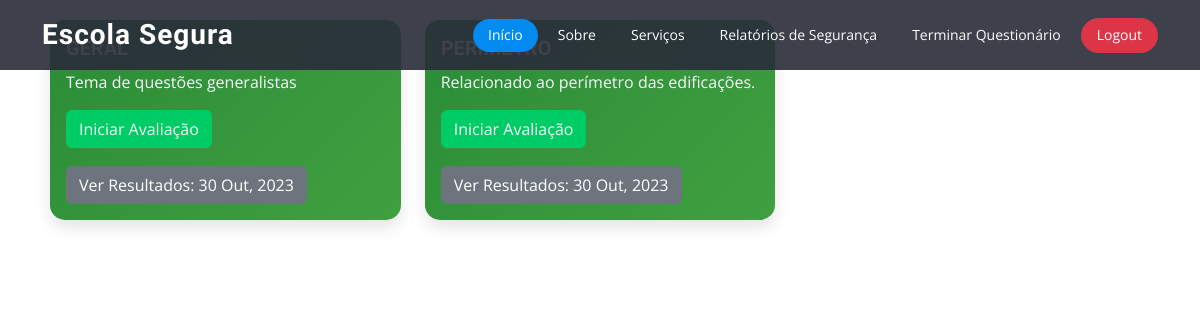
Page /topics/ (signed in) on the earlier database version.
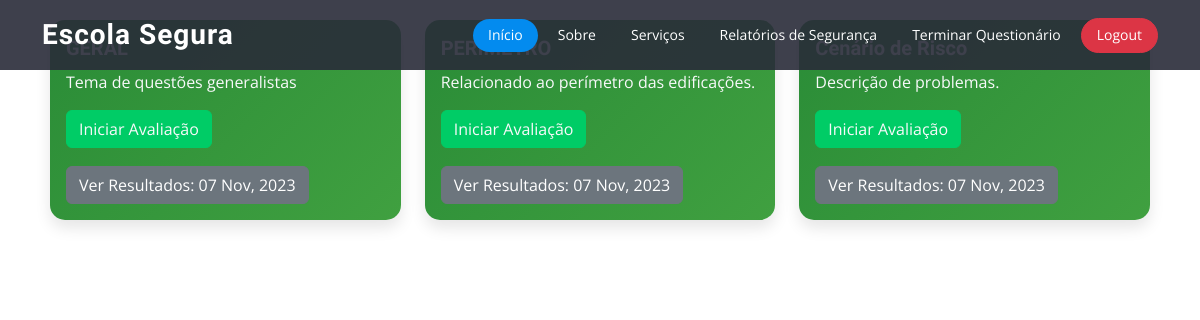
Same page on the later database version.
### app/models.py (models this page shows, shortened)
class RiskTopic(models.Model):
    name = models.CharField(max_length=200)
    description = models.TextField()

class RiskAssessment(models.Model):
    user = models.ForeignKey(User, on_delete=models.CASCADE) # Assuming you have a User model
    risk_topic = models.ForeignKey(RiskTopic, on_delete=models.CASCADE)
    total_score = models.IntegerField()
    recommendations = models.ManyToManyField(Recommendation)
    assesment_date_taken = models.DateTimeField(auto_now_add=True,blank=True, null=True)
    aggregate_report = models.ForeignKey('AggregateReport', on_delete=models.SET_NULL, null=True, related_name="linked_assessments")

### app/views.py (the view)
# urls.py: path('topics/', views.topics_page, name='topics_page'),
@login_required
def topics_page(request):
    all_topics = RiskTopic.objects.all()
    answered_risk_assessments = RiskAssessment.objects.filter(user=request.user).order_by('risk_topic', '-assesment_date_taken')
    answered_topics = set(assessment.risk_topic_id for assessment in answered_risk_assessments)
    return render(request, 'app/topics_page.html', {
        'all_topics': all_topics,
        'answered_topics': answered_topics,
        'answered_risk_assessments': answered_risk_assessments
    })

### app/context_processors.py (called while the page is built)
def questionnaire_context(request):
    if request.user.is_authenticated:
        has_saved_responses = TemporaryResponses.objects.filter(user=request.user).exists()
    else:
        has_saved_responses = False
    return {
        'has_saved_responses': has_saved_responses
    }

### app/templates/app/topics_page.html (shortened to what this page needs)
{% extends "app/layout.html" %}
{% block content %}
<div class="container card-container">
    <div class="row">
        {% for topic in all_topics %}
        <div class="col-md-4 mb-4">
            <div class="card modern-card {% if topic.id in answered_topics %}answered{% endif %}">
                <div class="card-body">
                    <h5 class="card-title">{{ topic.name }}</h5>
                    <p class="card-text">{{ topic.description|truncatechars:100 }}</p>
                    <a href="{% url 'questionnaire' %}?topic_id={{ topic.id }}" class="btn btn-primary">Iniciar Avaliação</a>
                    {% for risk_assessment in answered_risk_assessments %}
                    {% if risk_assessment.risk_topic_id == topic.id %}
                    <div class="mt-2">
                        <a href="{% url 'risk_assessment' risk_assessment_id=risk_assessment.id %}" class="btn btn-secondary result-btn">Ver Resultados: {{ risk_assessment.assesment_date_taken|date:"d M, Y" }}</a>
                    </div>
                    {% endif %}
                    {% endfor %}
                </div>
            </div>
        </div>
        {% endfor %}
    </div>
</div>
{% endblock %}

### app/templates/app/layout.html (shortened to what this page needs)
<!DOCTYPE html>
{% load static %}
<html lang="en">
  <head>
    <link
      href="{% static 'app/assetsindex/vendor/animate.css/animate.min.css'}"
      rel="stylesheet"
    />
    <link
      href="{% static 'app/assetsindex/vendor/aos/aos.css' %}"
      rel="stylesheet"
    />
    <link
      href="{% static 'app/assetsindex/vendor/bootstrap/css/bootstrap.min.css' %}"
      rel="stylesheet"
    />
    <link
      href="{% static 'app/assetsindex/vendor/bootstrap-icons/bootstrap-icons.css' %}"
      rel="stylesheet"
    />
    <link
      href="{% static 'app/assetsindex/vendor/boxicons/css/boxicons.min.css' %}"
      rel="stylesheet"
    />
    <link
      href="{% static 'app/assetsindex/vendor/glightbox/css/glightbox.min.css' %}"
      rel="stylesheet"
    />
    <link
      href="{% static 'app/assetsindex/vendor/remixicon/remixicon.css' %}"
      rel="stylesheet"
    />
    <link
      href="{% static 'app/assetsindex/vendor/swiper/swiper-bundle.min.css' %}"
      rel="stylesheet"
    />
    <link
      href="{% static 'app/assetsindex/css/style.css' %}"
      rel="stylesheet"
    />
  </head>
  <body>
    <header
      id="header"
      class="fixed-top d-flex align-items-center header-transparent"
      style="background-color: #2a2c39e6"
    >
      <div class="container d-flex align-items-center justify-content-between">
        <div class="logo">
          <h1><a href="/">Escola Segura</a></h1>
        </div>
        <nav id="navbar" class="navbar">
          <ul>
            <li><a class="nav-link scrollto active" href="/">Início</a></li>
            <li>
              <a
                class="nav-link scrollto"
                href=" /#about
                "
                >Sobre</a
              >
            </li>
            <li><a class="nav-link scrollto" href="/#services">Serviços</a></li>
            {% if request.user.is_authenticated %}
            <li>
              <a
                class="nav-link scrollto"
                href="{% url 'aggregate_reports_list' %}"
              >
                Relatórios de Segurança
              </a>
            </li>
            <li class="nav-item">
              <a href="{% url 'questionnaire2' %}" class="nav-link scrollto">
                {% if has_saved_responses %} Terminar Questionário {% else %}
                Iniciar Questionário {% endif %}
              </a>
            </li>
            {% endif %}
<li class="sidebar-nav-item">
  <div class="btn-container">
    {% if request.user.is_authenticated %}
    <a href="{% url 'logout' %}" class="btn btn-danger custom-button">
       Logout
    </a>
    {% else %}
    <a href="{% url 'login' %}" class="btn btn-primary custom-button">
      Login
    </a>
    {% endif %}
  </div>
          </ul>
        </nav>
      </div>
    </header>
    {% block content %}{% endblock %}
  </body>
</html>

### app/static/app/assetsindex/css/style.css (style rules this page uses)
body { font-family: "Open Sans", sans-serif; color: #444444; }
a { color: #038bef; text-decoration: none; }
h1, h2, h3, h4, h5, h6 { font-family: "Raleway", sans-serif; }
#header { height: 70px; transition: all 0.5s; z-index: 997; transition: all 0.5s; background: rgba(42, 44, 57, 0.9); }
#header.header-transparent { background: transparent; }
#header .logo h1 { font-size: 28px; margin: 0; padding: 0; line-height: 1; font-weight: 700; letter-spacing: 1px; }
#header .logo h1 a, #header .logo h1 a:hover { color: #fff; text-decoration: none; }
.navbar { padding: 0; }
.navbar ul { margin: 0; padding: 0; display: flex; list-style: none; align-items: center; }
.navbar li { position: relative; }
.navbar a, .navbar a:focus { display: flex; align-items: center; justify-content: space-between; padding: 5px 15px 7px 15px; margin-left: 5px; font-size: 14px; color: #fff; white-space: nowrap; transition: 0.3s; border-radius: 50px; }
.navbar a:hover, .navbar .active, .navbar .active:focus, .navbar li:hover > a { background: #038bef; }

### app/templates/app/topics_page.html (style rules this page uses)
.card-container { padding: 20px; }
.modern-card { background: linear-gradient(135deg, #2a2e37 0%, #343a40 100%); border: none; border-radius: 15px; box-shadow: 0px 8px 15px rgba(0, 0, 0, 0.1); color: #f8f9fa; margin-bottom: 20px; transition: all 0.3s ease; }
.modern-card.answered { background: linear-gradient(135deg, #2a8c37 0%, #40a040 100%); }
.modern-card .btn-primary { background-color: #343a40; border-color: #343a40; color: #f8f9fa; }
.modern-card.answered .btn-primary { background-color: #00cc66; border-color: #00cc66; }
.modern-card .card-title { font-weight: 600; margin-bottom: 10px; }
.result-btn { margin-top: 10px; }

Differences in the rows shown:
removed RiskAssessment: assesment_date_taken "30 Out, 2023", shown under RiskTopic "Tema de questões generalistas"
removed RiskAssessment: assesment_date_taken "30 Out, 2023", shown under RiskTopic "Relacionado ao perímetro das edificações."
added RiskAssessment: assesment_date_taken "07 Nov, 2023", shown under RiskTopic "Tema de questões generalistas"
added RiskAssessment: assesment_date_taken "07 Nov, 2023", shown under RiskTopic "Relacionado ao perímetro das edificações."
added RiskTopic: description "Descrição de problemas."
added RiskAssessment: assesment_date_taken "07 Nov, 2023", shown under "Descrição de problemas."
